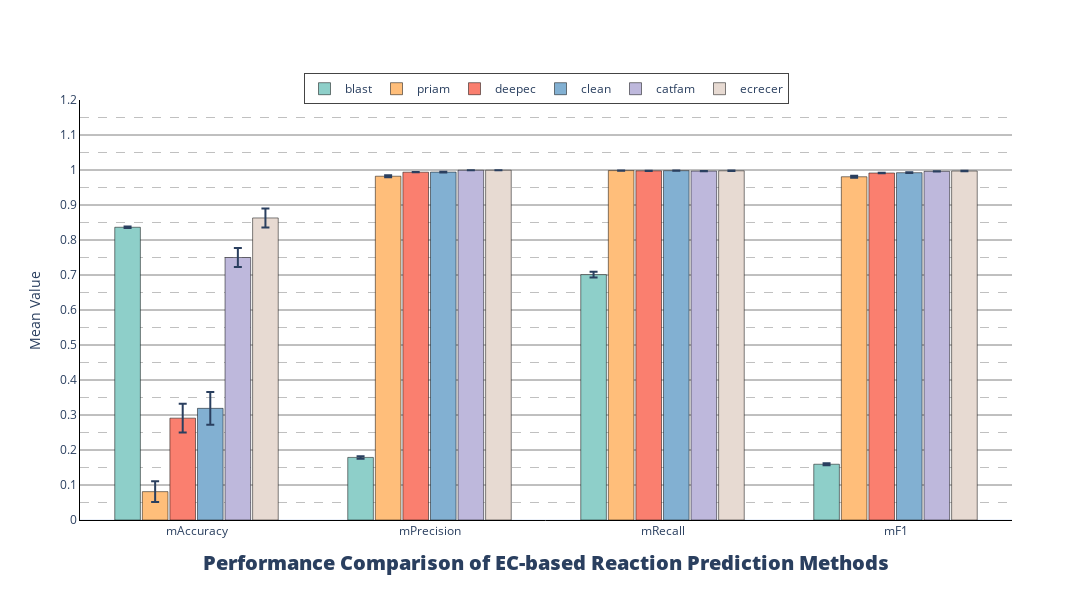

This figure's notebook cell:
### Code cell
evTools.show_ec_methods_10_eva_fig(res_metrics_data=res_std[res_std.avgType =='macro'].reset_index(drop=True))

### Figure 1 — Plotly figure (JSON) as saved in the notebook; plotly's stock layout.template omitted (floating-point values rounded to 4 significant figures)
{"data": [{"error_y": {"array": [0.001912, 0.003609, 0.007987, 0.003008], "type": "data", "visible": true}, "marker": {"color": "#8ECFC9", "line": {"color": "black", "width": 0.5}}, "name": "blast", "type": "bar", "width": 0.11, "x": ["mAccuracy", "mPrecision", "mRecall", "mF1"], "y": [0.8364, 0.1788, 0.701, 0.1594]}, {"error_y": {"array": [0.02961, 0.002808, 0.0004442, 0.00262], "type": "data", "visible": true}, "marker": {"color": "#FFBE7A", "line": {"color": "black", "width": 0.5}}, "name": "priam", "type": "bar", "width": 0.11, "x": ["mAccuracy", "mPrecision", "mRecall", "mF1"], "y": [0.081, 0.9822, 0.9983, 0.9807]}, {"error_y": {"array": [0.04122, 0.0003759, 0.0004263, 0.0005427], "type": "data", "visible": true}, "marker": {"color": "#FA7F6F", "line": {"color": "black", "width": 0.5}}, "name": "deepec", "type": "bar", "width": 0.11, "x": ["mAccuracy", "mPrecision", "mRecall", "mF1"], "y": [0.291, 0.9937, 0.9976, 0.9914]}, {"error_y": {"array": [0.04701, 0.0008448, 0.0003434, 0.0009418], "type": "data", "visible": true}, "marker": {"color": "#82B0D2", "line": {"color": "black", "width": 0.5}}, "name": "clean", "type": "bar", "width": 0.11, "x": ["mAccuracy", "mPrecision", "mRecall", "mF1"], "y": [0.319, 0.994, 0.9981, 0.9923]}, {"error_y": {"array": [0.02708, 0.0001316, 0.0005864, 0.000616], "type": "data", "visible": true}, "marker": {"color": "#BEB8DC", "line": {"color": "black", "width": 0.5}}, "name": "catfam", "type": "bar", "width": 0.11, "x": ["mAccuracy", "mPrecision", "mRecall", "mF1"], "y": [0.75, 0.9993, 0.9969, 0.9961]}, {"error_y": {"array": [0.0271, 0.0001767, 0.0005846, 0.0006452], "type": "data", "visible": true}, "marker": {"color": "#E7DAD2", "line": {"color": "black", "width": 0.5}}, "name": "ecrecer", "type": "bar", "width": 0.11, "x": ["mAccuracy", "mPrecision", "mRecall", "mF1"], "y": [0.863, 0.9993, 0.9977, 0.9971]}], "layout": {"bargap": 0.29, "barmode": "group", "height": 600, "legend": {"borderwidth": 1, "orientation": "h", "tracegroupgap": 2, "x": 0.5, "xanchor": "center", "y": 0.99, "yanchor": "bottom"}, "title": {"font": {"size": 20, "weight": 1000}, "text": "Performance Comparison of EC-based Reaction Prediction Methods", "x": 0.5, "xanchor": "center", "y": 0.05}, "width": 1600, "xaxis": {"linecolor": "#000000", "linewidth": 1, "showline": true}, "yaxis": {"dtick": 0.1, "gridcolor": "gray", "gridwidth": 1, "linecolor": "black", "linewidth": 1, "minor": {"dtick": 0.05, "gridcolor": "gray", "griddash": "dash", "gridwidth": 0.5, "showgrid": true}, "range": [0, 1.2], "showgrid": true, "showline": true, "title": {"text": "Mean Value"}}}}
